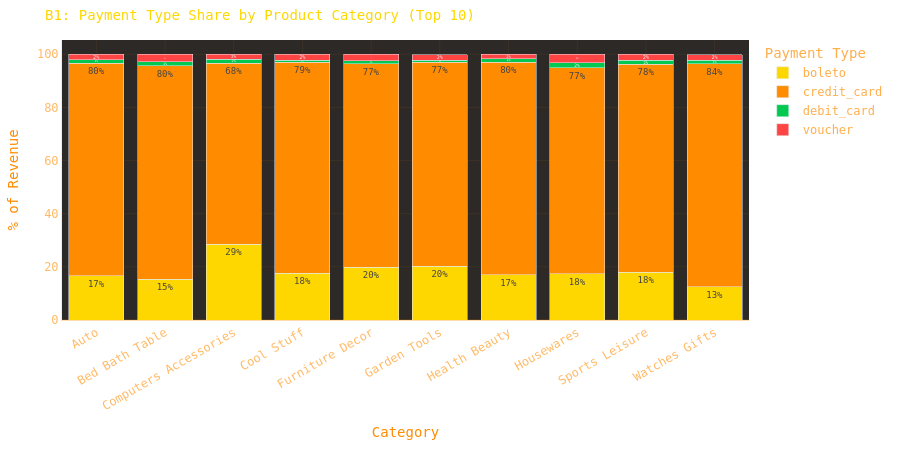

The notebook cell saved with this chart:
### Markdown cell above
---
## 2. Segmentation

### B1: Product category predicts payment preference
**Hypothesis:** Electronics → credit card + high instalments; groceries → boleto/debit.  
**Test:** Top-10 categories by revenue, stacked by payment type share. Highlight divergent categories.

### Code cell
# B1: Payment type distribution by product category (top 10)
top_cats = (
    mart_df.groupby("product_category_english")["payment_value"]
    .sum().nlargest(10).index.tolist()
)
b1 = (
    mart_df[mart_df["product_category_english"].isin(top_cats)]
    .groupby(["product_category_english", "payment_type"])["payment_value"]
    .sum().reset_index()
)
# Compute % within each category
cat_total = b1.groupby("product_category_english")["payment_value"].transform("sum")
b1["pct"] = (b1["payment_value"] / cat_total * 100).round(1)

fig = px.bar(
    b1, x="product_category_english", y="pct", color="payment_type",
    title="B1: Payment Type Share by Product Category (Top 10)",
    labels={"product_category_english": "Category", "pct": "% of Revenue", "payment_type": "Payment Type"},
    color_discrete_map=TYPE_COLORS,
    barmode="stack",
    text="pct",
)
fig.update_traces(texttemplate="%{text:.0f}%", textposition="inside", textfont_size=9)
fig.update_layout(**layout(height=450, xaxis_tickangle=-30))
fig.show()

# Show the divergence: credit card % per category
b1_cc = b1[b1["payment_type"] == "credit_card"][["product_category_english", "pct"]].sort_values("pct")
print("Credit card share (%) by category — most divergent:")
print(b1_cc.to_string(index=False))

### Figure 1 — Plotly figure (JSON) as saved in the notebook; plotly's stock layout.template omitted (floating-point values rounded to 4 significant figures)
{"data": [{"hovertemplate": "Payment Type=boleto<br>Category=%{x}<br>% of Revenue=%{text}<extra></extra>", "legendgroup": "boleto", "marker": {"color": "#FFD700", "pattern": {"shape": ""}}, "name": "boleto", "orientation": "v", "showlegend": true, "text": [16.6, 15.3, 28.6, 17.6, 19.8, 20.3, 17.0, 17.5, 18.0, 12.6], "textfont": {"size": 9}, "textposition": "inside", "texttemplate": "%{text:.0f}%", "type": "bar", "x": ["Auto", "Bed Bath Table", "Computers Accessories", "Cool Stuff", "Furniture Decor", "Garden Tools", "Health Beauty", "Housewares", "Sports Leisure", "Watches Gifts"], "xaxis": "x", "y": [16.6, 15.3, 28.6, 17.6, 19.8, 20.3, 17.0, 17.5, 18.0, 12.6], "yaxis": "y"}, {"hovertemplate": "Payment Type=credit_card<br>Category=%{x}<br>% of Revenue=%{text}<extra></extra>", "legendgroup": "credit_card", "marker": {"color": "#FF8C00", "pattern": {"shape": ""}}, "name": "credit_card", "orientation": "v", "showlegend": true, "text": [80.1, 80.4, 68.1, 79.4, 76.7, 76.7, 80.0, 77.4, 78.2, 83.8], "textfont": {"size": 9}, "textposition": "inside", "texttemplate": "%{text:.0f}%", "type": "bar", "x": ["Auto", "Bed Bath Table", "Computers Accessories", "Cool Stuff", "Furniture Decor", "Garden Tools", "Health Beauty", "Housewares", "Sports Leisure", "Watches Gifts"], "xaxis": "x", "y": [80.1, 80.4, 68.1, 79.4, 76.7, 76.7, 80.0, 77.4, 78.2, 83.8], "yaxis": "y"}, {"hovertemplate": "Payment Type=debit_card<br>Category=%{x}<br>% of Revenue=%{text}<extra></extra>", "legendgroup": "debit_card", "marker": {"color": "#00C851", "pattern": {"shape": ""}}, "name": "debit_card", "orientation": "v", "showlegend": true, "text": [1.2, 1.4, 1.5, 0.8, 1.0, 0.8, 1.4, 1.9, 1.6, 1.4], "textfont": {"size": 9}, "textposition": "inside", "texttemplate": "%{text:.0f}%", "type": "bar", "x": ["Auto", "Bed Bath Table", "Computers Accessories", "Cool Stuff", "Furniture Decor", "Garden Tools", "Health Beauty", "Housewares", "Sports Leisure", "Watches Gifts"], "xaxis": "x", "y": [1.2, 1.4, 1.5, 0.8, 1.0, 0.8, 1.4, 1.9, 1.6, 1.4], "yaxis": "y"}, {"hovertemplate": "Payment Type=voucher<br>Category=%{x}<br>% of Revenue=%{text}<extra></extra>", "legendgroup": "voucher", "marker": {"color": "#FF4444", "pattern": {"shape": ""}}, "name": "voucher", "orientation": "v", "showlegend": true, "text": [2.2, 2.9, 1.8, 2.2, 2.5, 2.1, 1.6, 3.2, 2.2, 2.1], "textfont": {"size": 9}, "textposition": "inside", "texttemplate": "%{text:.0f}%", "type": "bar", "x": ["Auto", "Bed Bath Table", "Computers Accessories", "Cool Stuff", "Furniture Decor", "Garden Tools", "Health Beauty", "Housewares", "Sports Leisure", "Watches Gifts"], "xaxis": "x", "y": [2.2, 2.9, 1.8, 2.2, 2.5, 2.1, 1.6, 3.2, 2.2, 2.1], "yaxis": "y"}], "layout": {"barmode": "stack", "colorway": ["#FF8C00", "#FFD700", "#00C851", "#FF4444", "#00BFFF", "#BF00FF", "#FF69B4"], "font": {"color": "#FF8C00", "family": "Space Mono, monospace", "size": 12}, "height": 450, "legend": {"bgcolor": "rgba(0,0,0,0)", "font": {"color": "rgba(255,140,0,0.7)"}, "title": {"text": "Payment Type"}, "tracegroupgap": 0}, "margin": {"b": 40, "l": 40, "r": 20, "t": 40}, "paper_bgcolor": "rgba(0,0,0,0)", "plot_bgcolor": "rgba(8,4,0,0.85)", "title": {"font": {"color": "#FFD700", "size": 14}, "text": "B1: Payment Type Share by Product Category (Top 10)"}, "xaxis": {"anchor": "y", "domain": [0.0, 1.0], "gridcolor": "rgba(255,140,0,0.08)", "linecolor": "rgba(255,140,0,0.2)", "tickangle": -30, "tickfont": {"color": "rgba(255,140,0,0.6)"}, "title": {"text": "Category"}, "zerolinecolor": "rgba(255,140,0,0.15)"}, "yaxis": {"anchor": "x", "domain": [0.0, 1.0], "gridcolor": "rgba(255,140,0,0.08)", "linecolor": "rgba(255,140,0,0.2)", "tickfont": {"color": "rgba(255,140,0,0.6)"}, "title": {"text": "% of Revenue"}, "zerolinecolor": "rgba(255,140,0,0.15)"}}}
